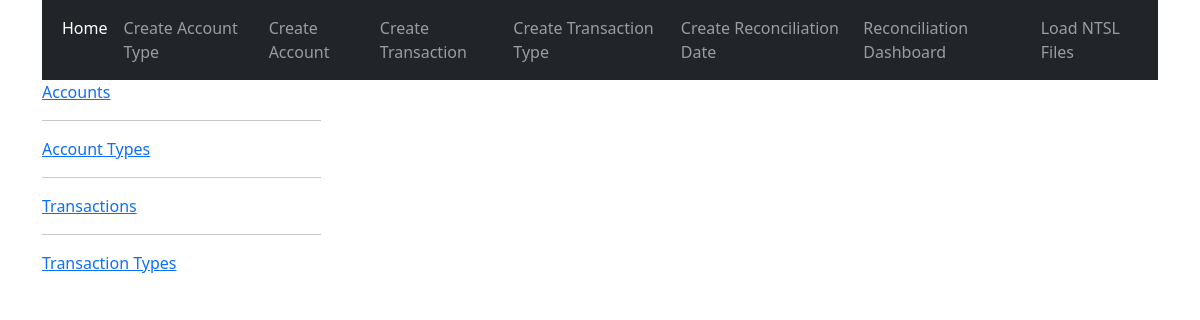
Before: /txntypes/ with the older database file.
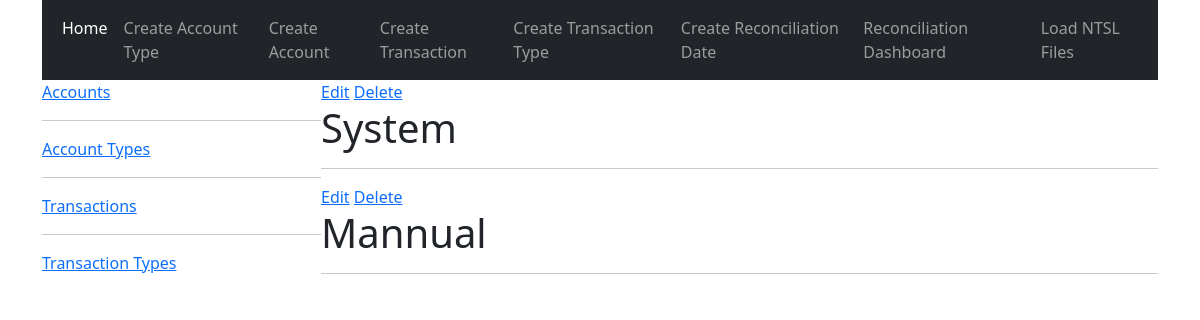
After: the same page with the newer database file.
### recon/models.py (models this page shows)
class TxnType(models.Model):
    type = models.CharField(max_length=26)
    def __str__(self):
        return self.type

### recon/views.py (the view)
# urls.py: path('txntypes/',views.txntypes, name='txntypes'),
def txntypes(request):
    txntypes = TxnType.objects.all()
    context = {'txntypes': txntypes}
    return render(request, 'recon/transaction_types.html', context)

### recon/templates/recon/transaction_types.html
{% extends 'home.html' %}
{% block sidecontent %}
<div >
    <div>
        {% for txntype in txntypes %}
            <div>
                <a href="{% url 'update-txntype' txntype.id%}">Edit</a>
                <a href="{% url 'delete-txntype' txntype.id%}">Delete</a>
                <h1>{{txntype}}</h1>
                <hr>
            </div>
        {% endfor %}
    </div>
</div>
{% endblock %}

Changed rows visible on the page:
added TxnType: type "System"
added TxnType: type "Mannual"
